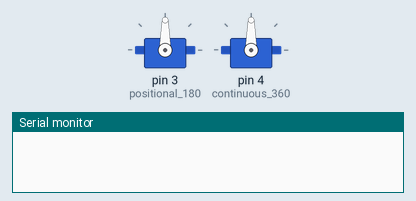
Simulated run of this sketch. Board: Arduino Uno, built with avr-gcc and run on an emulated ATmega328P. On the bench: 2 × servo, the last lines printed to the serial monitor.

Above: at 0.05 s.
At 4.75 s:
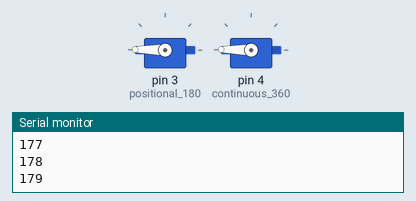
At 9.45 s:
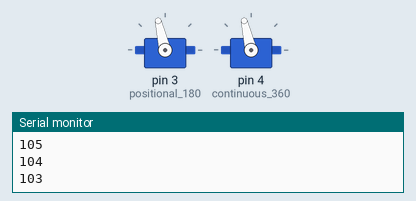
At 19.55 s:
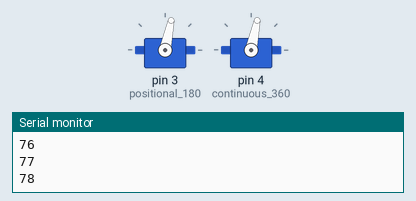
Timing chart, 0 to 26.1 s (numbered marks = the images above):
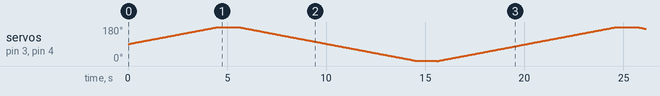

The sketch:

W08-10-servoTest_180_360.ino
```cpp
// continuous and postional servos

#include <Servo.h>

Servo positional_180;
Servo continuous_360;

int pos = 90;
int increment = 1;

void setup()
{
  positional_180.attach(3);
  continuous_360.attach(4);
  Serial.begin(9600);
}

void loop()
{
  // movement from 90 to 180

  // if you need to center the servos and attach horns,
  // use this line then comment out

  //pos = 90;

  positional_180.write(pos);
  continuous_360.write(pos);
  delay(50); // it takes time to physically move
  pos+=increment;

  // use the following one at a time

      // 90 to 0 (right side, clockwise)
      // if ((pos <= 0) || (pos>=91)) {increment *= -1; delay(1000); }

      // 90 to 180 left side, counter clockwise
      //if ((pos >= 180) || (pos<=90)) {increment *= -1; delay(1000); }

      // full swing 0-180, start at 90
      if ((pos <= 0) || (pos>=180)) {increment *= -1; delay(1000); }

  Serial.println(pos);

}
```
